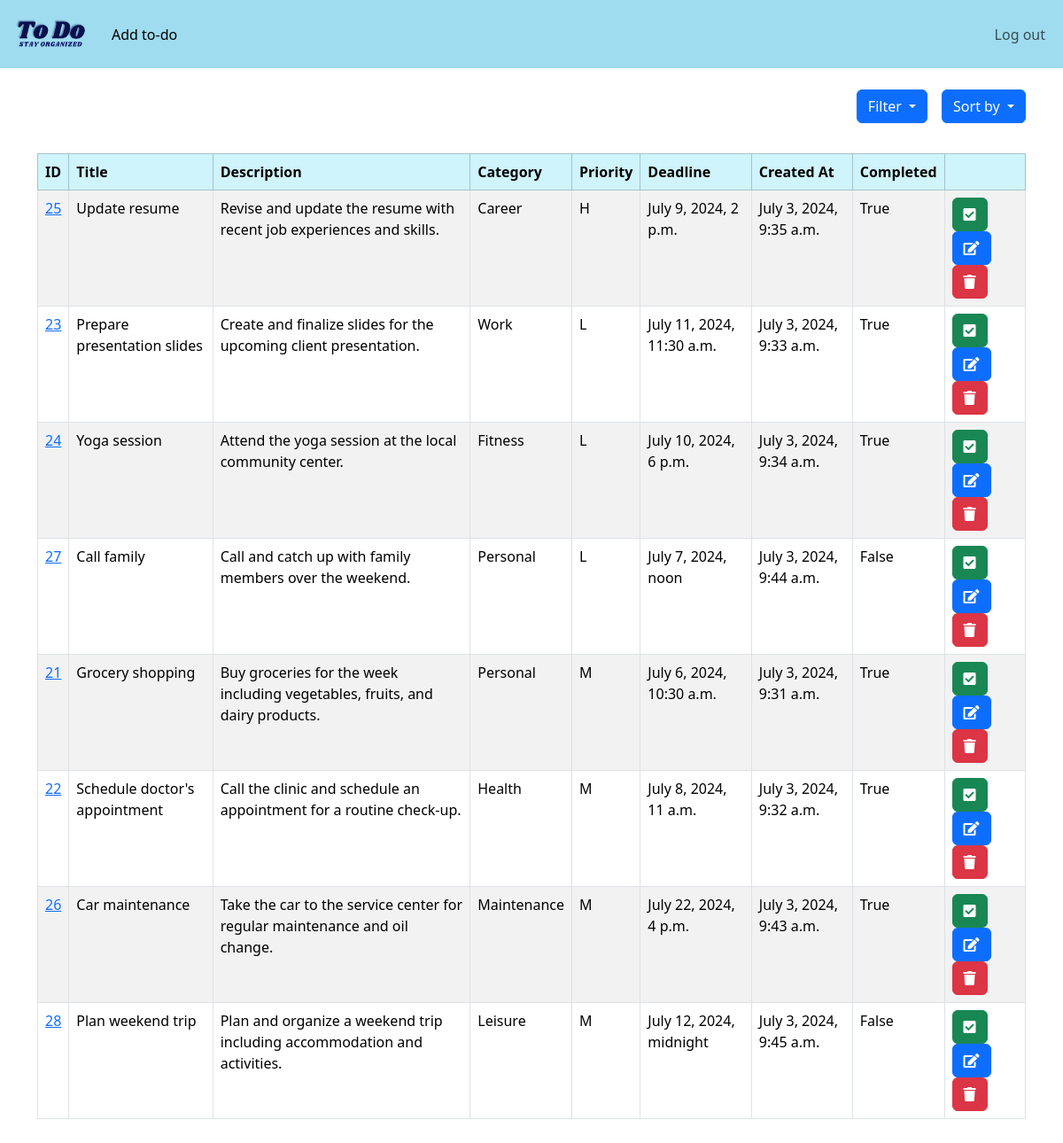
Screenshot of /sort_tasks/priority/ (signed in) with the database file from the repository.
### website/models.py (models this page shows, shortened)
class Task(models.Model):
    PRIORITY_CHOICES = [
        ('L', 'Low'),
        ('M', 'Medium'),
        ('H', 'High'),
    ]
    user = models.ForeignKey(User, on_delete=models.CASCADE)
    created_at = models.DateTimeField(auto_now_add=True)
    title = models.CharField(max_length=100)
    description = models.TextField()
    category = models.CharField(max_length=50, blank=True, null=True)
    deadline = models.DateTimeField(blank=True, null=True)
    priority = models.CharField(max_length=1, choices=PRIORITY_CHOICES, default='M')
    completed = models.BooleanField(default=False)

### website/views.py (the view)
# urls.py: path('sort_tasks/<str:sort_by>/', views.sort_tasks, name ='sorted_task'),
def sort_tasks(request, sort_by):
    if request.user.is_authenticated:
        tasks = Task.objects.filter(user=request.user).order_by(sort_by)
        return render(request, 'home.html', {'tasks': tasks})
    else:
        messages.success(request, "You must be logged in! Log in and try again...")
        return redirect('home')

### website/templates/home.html (shortened to what this page needs)
{% extends 'base.html' %}
{% block content %}
<div class="dropdown float-end">
  <button class="btn btn-primary dropdown-toggle" type="button" data-bs-toggle="dropdown" aria-expanded="false">
   Sort by
  </button>
</div>
<div class="dropdown float-end me-3">
  <button class="btn btn-primary dropdown-toggle" type="button" data-bs-toggle="dropdown" aria-expanded="false">
   Filter
  </button>
</div>
<br/>
<br/>
<br/>
<table class="table table-striped table-hover table-bordered" >
  <thead class="table-info">
    <tr>
      <th scope="col">ID</th>
      <th scope="col">Title</th>
      <th scope="col">Description</th>
      <th scope="col">Category</th>
      <th scope="col">Priority</th>
      <th scope="col">Deadline</th>
      <th scope="col">Created At</th>
      <th scope="col">Completed</th>
      <th scope="col"></th>
    </tr>
  </thead>
  <tbody>
    {% if tasks %}
      {% for task in tasks %}
        <tr>
          <td><a href = "{% url 'task' task.id %}">{{ task.id }}</a></td>
          <td>{{ task.title }}</td>
          <td>{{ task.description }}</td>
          <td>{{ task.category }}</td>
          <td>{{ task.priority }}</td>
          <td>{{ task.deadline }}</td>
          <td>{{ task.created_at }}</td>
          <td>{{ task.completed }}</td>
          <td>
            <a href="{% url 'complete_task' task.id %}" class="btn btn-success"><i class="fas fa-check-square"></i></a>
            <a href="{% url 'edit_task' task.id %}" class="btn btn-primary"><i class="fas fa-edit"></i></a>
            <a href="{% url 'delete_task' task.id %}" class="btn btn-danger"><i class="fas fa-trash"></i></a>
          </td>
        </tr>
      {% endfor %}
    {% else %}
      <tr>
        <td colspan="7">No tasks found.</td>
      </tr>
    {% endif %}
  </tbody>
</table>
<br/>
<br/>
<br/>
{% endblock %}

### rows the page displays
Task: id "25", title "Update resume", description "Revise and update the resume with recent job experiences and skills.", category "Career", priority "H", deadline "July 9, 2024, 2 p.m.", created_at "July 3, 2024, 9:35 a.m.", completed "True"
Task: id "23", title "Prepare presentation slides", description "Create and finalize slides for the upcoming client presentation.", category "Work", priority "L", deadline "July 11, 2024, 11:30 a.m.", created_at "July 3, 2024, 9:33 a.m.", completed "True"
Task: id "24", title "Yoga session", description "Attend the yoga session at the local community center.", category "Fitness", priority "L", deadline "July 10, 2024, 6 p.m.", created_at "July 3, 2024, 9:34 a.m.", completed "True"
Task: id "27", title "Call family", description "Call and catch up with family members over the weekend.", category "Personal", priority "L", deadline "July 7, 2024, noon", created_at "July 3, 2024, 9:44 a.m.", completed "False"
Task: id "21", title "Grocery shopping", description "Buy groceries for the week including vegetables, fruits, and dairy products.", category "Personal", priority "M", deadline "July 6, 2024, 10:30 a.m.", created_at "July 3, 2024, 9:31 a.m.", completed "True"
Task: id "22", title "Schedule doctor's appointment", description "Call the clinic and schedule an appointment for a routine check-up.", category "Health", priority "M", deadline "July 8, 2024, 11 a.m.", created_at "July 3, 2024, 9:32 a.m.", completed "True"
Task: id "26", title "Car maintenance", description "Take the car to the service center for regular maintenance and oil change.", category "Maintenance", priority "M", deadline "July 22, 2024, 4 p.m.", created_at "July 3, 2024, 9:43 a.m.", completed "True"
Task: id "28", title "Plan weekend trip", description "Plan and organize a weekend trip including accommodation and activities.", category "Leisure", priority "M", deadline "July 12, 2024, midnight", created_at "July 3, 2024, 9:45 a.m.", completed "False"
